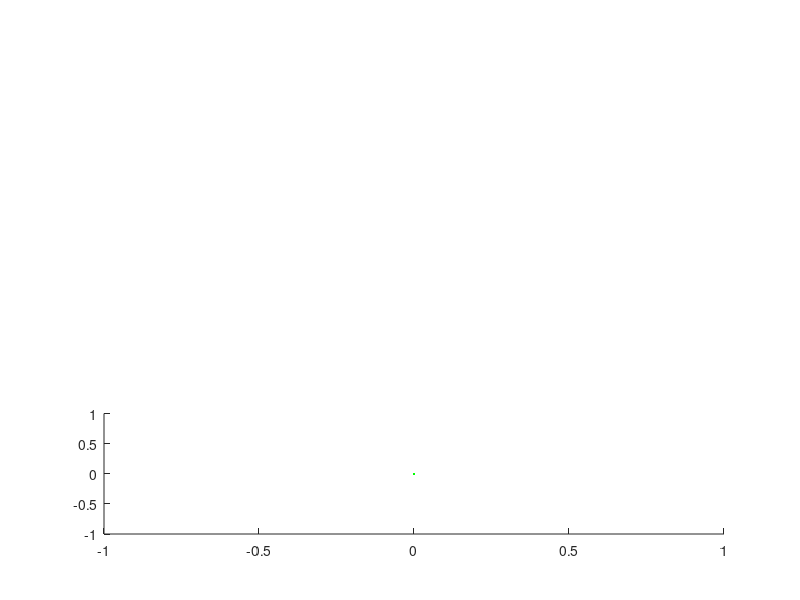

Source code (MATLAB): (Note: this script raises an error after producing the figure.)
clc
clear all
close all

subs=[2:8; 23:29]';
blocksetup=[0 0 1;1 0 2; 1 1 3; 1 0 2; 0 0 1];
colors=[0 0 1;1 0 0; 0 1 0];
markers={'-','-.','--'};

for k=1:7
    figure(k)
    clf
    subplot(3,1,3)
    hold on
    for kk=1:3
        plot(0,0,'color',colors(kk,:))
    end
    
    for exnum=[2]
        S=subs(k,exnum);
        load(['./Data/output',num2str(S),'.mat'])
        tlength=500*ones(480,1);
        for T=5:480
            B=floor(T/96)+1;
            
            if trials(T).targcat~=0
                inds=trials(T).start:min(trials(T).start+400,length(trials(T).t));
                t=trials(T).t(inds)-trials(T).t(trials(T).start);
                tlength(T)=length(inds);
                qoi=abs(trials(T).xrot(inds,2))-abs(trials(T).yrot(inds,2));
                subplot(3,1,3)
                plot(t,qoi,'-','color',colors(blocksetup(B,3),:),'markersize',.001);
                subplot(3,1,2)
                hold on
                plot(t,vecmag(trials(T).f(inds,:)),'-','color',colors(blocksetup(B,3),:))
                subplot(3,1,1)
                hold on
                plot(t,vecmag(trials(T).v(inds,:)),'-','color',colors(blocksetup(B,3),:))
                tr(T).qoi=zeros(150,1);
                lqoi=min(length(qoi),150);
                tr(T).qoi(1:lqoi)=qoi(1:lqoi);
                tr(T).jerrs=mean([abs(trials(T).xrot(inds(1:50),2)) abs(trials(T).yrot(inds(1:50),2))]);
                rmsx(k,T)=sqrt(mean(trials(T).xrot(inds,2).^2));
                rmsy(k,T)=sqrt(mean(trials(T).yrot(inds,2).^2));
            end
        end
    end
    %axis equal
    subplot(3,1,3)
    legend('No forces','Forces','Forces+Intent')
    ylabel('|Hand Error|-|Intent Error|, m')
    xlabel('time, s')
    
    subplot(3,1,2)
    ylabel('|Force|')
    subplot(3,1,1)
    ylabel('Speed')
    
    subplot(3,1,3)
    tlist=(1:480)';
    b=floor((tlist-1)/96)+1;
    t=0:.005:149*.005;
    for treat=1:3
        f=find((tlist>5)&mod(tlist,2)&(blocksetup(b,3)==treat));
        hc=horzcat(tr(f).qoi);
        mhc{k,treat}=mean(hc');
        plot(t,mhc{k,treat},'-','color',.5*colors(treat,:),'linewidth',5)
    end
    
    for blocks=1:5
        f=find((tlist>5)&mod(tlist,2)&(b==blocks));
        jerror{k,blocks}=mean(vertcat(tr(f).jerrs));
    end
end

figure(17)
clf
hold on

for k=1:7
    for treat=1:3
        plot(t,mhc{k,treat},'-','color',colors(treat,:),'linewidth',1)
    end
end
legend('No forces','Forces','Forces+Intent')
ylabel('|Hand Error|-|Intent Error|, m')
xlabel('time, s')
plot([0 t(end)],[0 0],'k-')
xlim([0 t(end)])

figure(18)
clf

subplot(2,4,2:4)
hold on
exp1=2:8;
exp2=23:29;
rn=.1*(rand(7,1)-.5);


for s=1:7
    plot((1:5)-rn(s),jerror(exp1(s),:),'r-')
    plot((1:5)-rn(s),jerror(exp1(s),:),'r.')
    plot((1:5)-rn(s),jerror(exp2(s),:),'b-')
    plot((1:5)-rn(s),jerror(exp2(s),:),'b.')
end
set(gca,'xtick',1:5)
set(gca,'ytick',[0:50:200 225 250 275])
ylabs={};
for k=0:50:200
    ylabs{k/50+1}=num2str(k);
end
ylabs{end+1}='Cursor=Deduced Intent';
ylabs{end+1}='Cursor=Hand';
ylabs{end+1}='Forces On';
length(ylabs)
length([0:50:200 225 250 275])
set(gca,'yticklabels',ylabs)
ylim([0 300])

xlim([.5 5.5])
ylabel('jerrorness, N/m')
xlabel('Block')
plot([1.5 4.5],275*[1 1],'k')
plot([2.5 3.5],225*[1 1],'k')
plot([.5 2.5],250*[1 1],'k',[3.5 5.5],250*[1 1],'k')

xl=[.7 2.3];
%Hypothesis 1: forces increase jerrorness (2-1)
msize=3;
subplot(2,4,5)
hold on
plot(1+rn,jerror(exp1,2)-jerror(exp1,1),'r.','markersize',msize)
plot(2+rn,jerror(exp2,2)-jerror(exp2,1),'b.','markersize',msize)
set(gca,'xtick',[1 2])
xlim(xl)
ylabel('\Deltajerrorness, N/m')
title('2-1')

%Hypothesis 2: intent decreases jerrorness despite forces (3-2)
subplot(2,4,6)
hold on
plot(1+rn,jerror(exp1,3)-jerror(exp1,2),'r.','markersize',msize)
plot(2+rn,jerror(exp2,3)-jerror(exp2,2),'b.','markersize',msize)
set(gca,'xtick',[1 2])
xlim(xl)
title('3-2')

%Hypothesis 2.5: indistinguishable from baseline (3-1)
subplot(2,4,7)
hold on
plot(1+rn,jerror(exp1,3)-jerror(exp1,1),'r.','markersize',msize)
plot(2+rn,jerror(exp2,3)-jerror(exp2,1),'b.','markersize',msize)
set(gca,'xtick',[1 2])
xlim(xl)
title('3-1')
%Hypothesis 3: jerrorness increases again when intent is removed (4-3)
subplot(2,4,8)
hold on
plot(1+rn,jerror(exp1,4)-jerror(exp1,3),'r.','markersize',msize)
plot(2+rn,jerror(exp2,4)-jerror(exp2,3),'b.','markersize',msize)
set(gca,'xtick',[1 2])
xlim(xl)
title('4-3')

